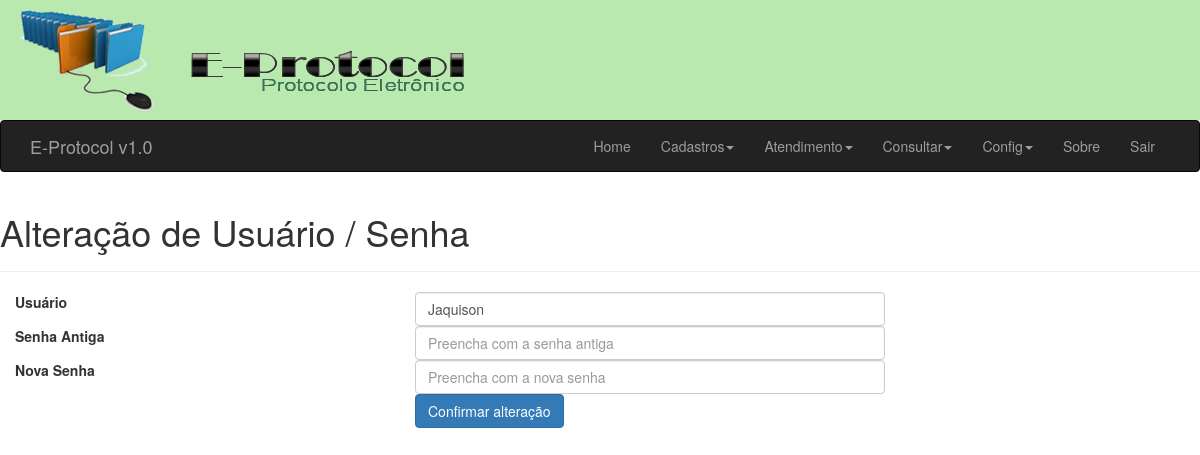
The app's page /frm/alteracao_user_pass.php (signed in), older data.
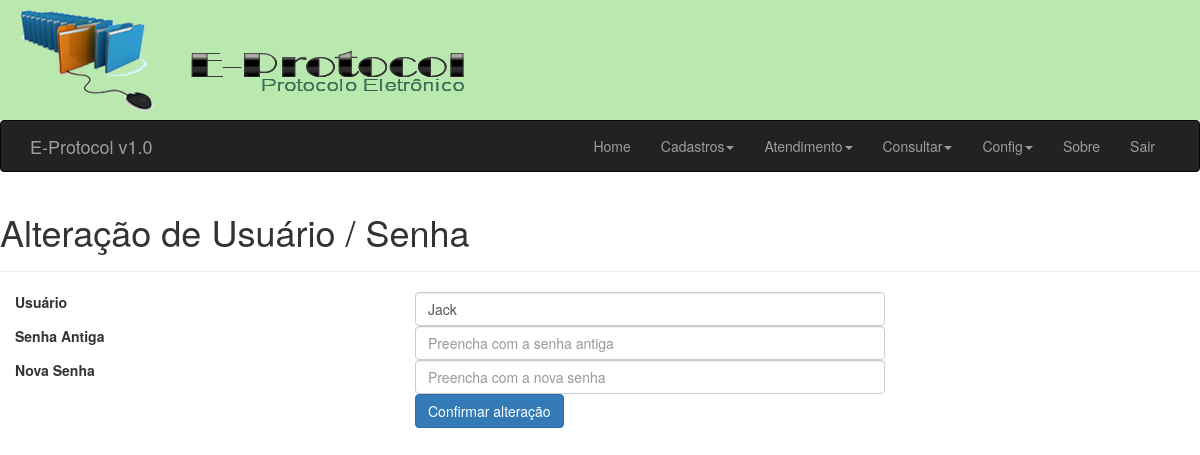
The same page, newer data.
### tables this page shows
CREATE TABLE IF NOT EXISTS `users` (
  `id` int(10) unsigned NOT NULL AUTO_INCREMENT,
  `cod_setor` int(10) unsigned NOT NULL DEFAULT '0',
  `name` varchar(50) DEFAULT NULL,
  `email` varchar(80) NOT NULL,
  `password` varchar(40) NOT NULL,
  PRIMARY KEY (`id`),
  KEY `cod_setor` (`cod_setor`)
);

### frm/alteracao_user_pass.php (the view, shortened to what this page needs)
<?php
include "_navegacao.php";
?>
<?php
require_once "../config/init.php";
$user_id = $_SESSION['user_id'];
$sql_query = mysqli_query($link,"SELECT u.name , u.email FROM users u WHERE u.id ='".$user_id."'");
?>
<!DOCTYPE HTML>
 <html lang="pt-br">
<head>
    <link href="../lib/bootstrap/css/bootstrap.min.css" rel="stylesheet">
</head>
<body>
<div class="page-header">
        <h1>Alteração de Usuário / Senha</h1>
</div>
<form name="cadastro" id="cadastro" method="POST" action="/prot/op/alterar_user_pass.php">
<?php while ($linha = mysqli_fetch_array($sql_query)) { ?>
<fieldset>
<div class="form-group">
  <label class="col-md-4 control-label" for="txt_login">Usuário</label>
  <div class="col-md-5">
  <input type="text" name="txt_login" id="txt_login" value="<?php echo $linha["name"] ?>" class="form-control input-md">
  </div>
</div>
<div class="form-group">
  <label class="col-md-4 control-label" for="txtSenhaA">Senha Antiga</label>
  <div class="col-md-5">
  <input type="password" name="txtSenhaA" id="txtSenhaA" placeholder="Preencha com a senha antiga" class="form-control input-md" required="">
  </div>
</div>
<div class="form-group">
  <label class="col-md-4 control-label" for="txtSenhaN">Nova Senha</label>
  <div class="col-md-5">
  <input type="password" name="txtSenhaN" id="txtSenhaN" placeholder="Preencha com a nova senha" class="form-control input-md" required="">
  </div>
</div>
<?php } ?>
<div class="form-group">
  <label class="col-md-4 control-label" for="btnEnviar"></label>
  <div class="col-md-8">
    <button type="submit" id="btnEnviar" name="btnEnviar" class="btn btn-primary">Confirmar alteração</button>
  </div>
</div>
</fieldset>
</form>
</body>
</html>

Row changes from the older to the newer data that the page shows:
changed users: txt_login "Jaquison" → "Jack"
